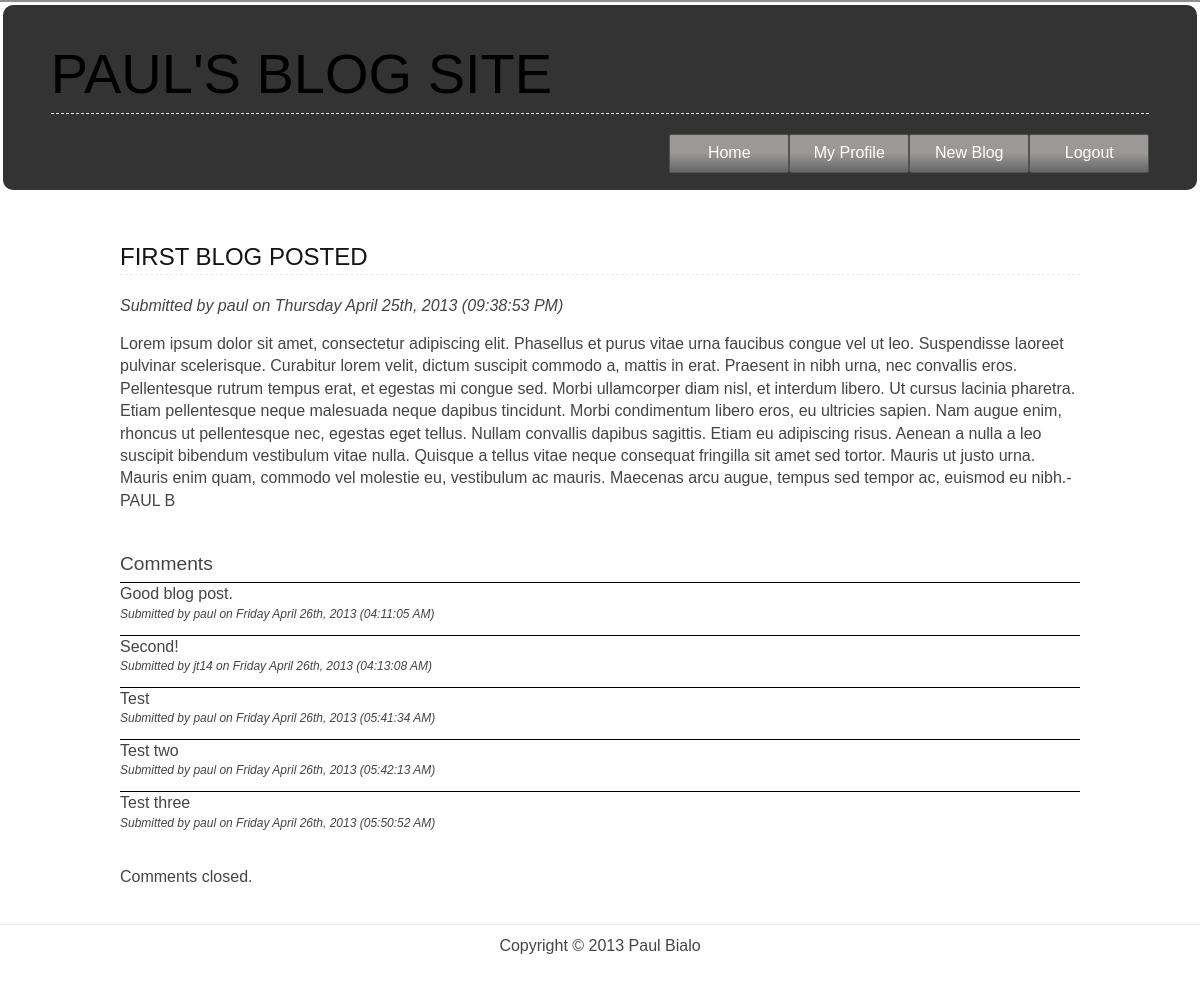
The app's page /blog.php?blog=1 (signed in) with its own data.
### tables this page shows
CREATE TABLE IF NOT EXISTS `blogs` (
  `id` int(32) NOT NULL AUTO_INCREMENT,
  `username_id` int(32) NOT NULL,
  `blog_title` varchar(255) NOT NULL,
  `blog_content` longtext NOT NULL,
  `blog_date` int(255) NOT NULL,
  `comments_allowed` tinyint(1) NOT NULL DEFAULT '1',
  PRIMARY KEY (`id`)
);

CREATE TABLE IF NOT EXISTS `users` (
  `id` int(32) NOT NULL AUTO_INCREMENT,
  `username` varchar(128) NOT NULL,
  `password` varchar(255) NOT NULL,
  `email_address` varchar(255) NOT NULL,
  PRIMARY KEY (`id`),
  UNIQUE KEY `username` (`username`)
);

CREATE TABLE IF NOT EXISTS `comments` (
  `id` int(32) NOT NULL AUTO_INCREMENT,
  `username_id` int(32) NOT NULL,
  `blog_id` int(32) NOT NULL,
  `comment` longtext NOT NULL,
  `comment_date` int(255) NOT NULL,
  PRIMARY KEY (`id`)
);

### partials/get_blog.php (called while the page is built, shortened)
<?php
	if (!empty($_POST)):
		$blog_number = $_POST['blog'];
	elseif (!empty($_GET['blog'])):
		$blog_number = $_GET['blog'];
	else:
		die;
	endif;
	$blog = get_blog($blog_number);

### functions/functions.php (called while the page is built, shortened)
<?php
require "functions/db_pdo.php";
function get_username($id) {
	global $db;
	$query = "SELECT * FROM users WHERE id = ?";
	$stmt = $db->prepare($query);
	$stmt->execute(array($id));
	$user = $stmt->fetch(PDO::FETCH_ASSOC);
	return $user['username'];
}
function get_blog($blog_id) {
	global $db;
	$query = "SELECT * FROM blogs where id = ?";
	$stmt = $db->prepare($query);
	$stmt->execute(array($blog_id));
	$blogs = $stmt->fetchAll(PDO::FETCH_ASSOC);
	return $blogs[0];
}
function get_comments($blog_id) {
	global $db;
	$query = "SELECT * FROM comments WHERE blog_id = ? ORDER BY comment_date ASC";
	$stmt = $db->prepare($query);
	$stmt->execute(array($blog_id));
	$comments = $stmt->fetchAll(PDO::FETCH_ASSOC);
	return $comments;
}
function check_comments_allowed($blog_id){
	$blog = get_blog($blog_id);
	return $blog['comments_allowed'];
}

### list_comments.php (the view)
<?php
$comments = get_comments($blog['id']);
if (empty($comments)):
	echo '<br><p>No comments posted yet!</p>';
else:
	foreach ($comments as $comment): ?>
		<div class="comment">
			<?php echo htmlentities($comment['comment']);?>
		</div>
		<div class="comment_author_date">
			Submitted by <?php echo htmlentities(get_username($comment['username_id']))?> on <?php echo date('l\ F jS\,  Y (h:i:s A)',(int)$comment['comment_date']);?> </p>
		</div>
		<?php
	endforeach;
endif;

### blog.php (shortened to what this page needs)
<?php
	include "functions/functions.php";
	include "partials/html_header.php";
	include 'partials/get_blog.php';
?>
<body>
	<?php
		include 'partials/header.php';
	?>
	<section>
		<div class="row">
			<h3><?php echo htmlentities($blog['blog_title'])?></h3>
			<div class="blog_subheading">
				<p>Submitted by <?php echo htmlentities(get_username($blog['username_id']))?> on <?php echo date('l\ F jS\,  Y (h:i:s A)',(int)$blog['blog_date']);?> </p>
			</div>
			<p><?php echo htmlentities($blog['blog_content'])?></p>
			<br>
			<h6>Comments</h6>
			<?php
				include 'list_comments.php'
			?>
			<?php
				if(check_comments_allowed($blog['id'])): ?>
					<br>
					<a href="post_comment.php?blog=<?php echo $blog['id'];?>" class="button">Post comment</a>
					<?php if(check_if_blog_author($blog['id'])): ?>
						<a href="disable_comments.php" class="button">Disable comments</a>
					<?php endif;
					else: ?>
					<br>
					<p>Comments closed.</p>
				<?php endif ?>
		</div>
	</section>
	<?php
		include 'partials/footer.php';
	?>
</body>
</html>

### css/base/boilerplate.css (style rules this page uses)
article, aside, details, figcaption, figure, footer, header, hgroup, nav, section { display: block; }

### css/base/style.css (style rules this page uses)
body,div,dl,dt,dd,ul,ol,li,h1,h2,h3,h4,h5,h6,pre,form,fieldset,input,textarea,p,blockquote,th,td { margin:0;padding:0; }
h1,h2,h3,h4,h5,h6 { font-size:100%;font-weight:normal; }
article, aside, dialog, figure, footer, header, hgroup, nav, section { display:block; zoom:1; }
html { font-size: 100%; -webkit-text-size-adjust: 100%; -ms-text-size-adjust: 100%; }
body { border-top:2px solid #8f8d8d; color: #444444; font-family: Geneva, ‘Lucida Sans’, ‘Lucida Grande’, ‘Lucida Sans Unicode’, Verdana, sans-serif; font-size: 1em; line-height: 1.4; margin: 0; }
h1,h2,h3,h4 { color: #141414; font-family: Geneva, Tahoma, Verdana, sans-serif; margin:1em 0 0.35em 0; }
h3 { font-size:1.5em; }
h6 { font-size:1.2em; }
p { margin-bottom: 1em; }
.row { height: auto; overflow: auto; }
h1,h2,h3,h4 { border-bottom: 1px dashed #EBEBEB; margin-bottom: 20px; text-transform: uppercase; }
.row { border-top: 1px solid #EBEBEB; margin: 10px 0; padding: 10px 0; }
.row:first-child { border-top: 0px solid #EBEBEB; }

### css/main.css (style rules this page uses)
.row { margin-left:10%; margin-right:10%; }
.blog_subheading { font-style: italic; }
.comment_author_date { font-style: italic; font-size: 0.75em; }
.comment { margin-top: 5px; border-top: solid black 1px; }

### records on screen
blogs: blog_title "FIRST BLOG POSTED", username.username "paul", blog_date "Thursday April 25th, 2013 (09:38:53 PM)", blog_content "Lorem ipsum dolor sit amet, consectetur adipiscing elit. Phasellus et purus vitae urna faucibus congue vel ut leo. Suspendisse laoreet pulvinar scelerisque. Curabitur lorem velit, dictum suscipit commodo a, mattis in erat. Praesent in nibh urna, nec convallis eros. Pellentesque rutrum tempus erat, et egestas mi congue sed. Morbi ullamcorper diam nisl, et interdum libero. Ut cursus lacinia pharetra. Etiam pellentesque neque malesuada neque dapibus tincidunt. Morbi condimentum libero eros, eu ultricies sapien. Nam augue enim, rhoncus ut pellentesque nec, egestas eget tellus. Nullam convallis dapibus sagittis. Etiam eu adipiscing risus. Aenean a nulla a leo suscipit bibendum vestibulum vitae…"
comments: comment "Good blog post.", username.username "paul", comment_date "Friday April 26th, 2013 (04:11:05 AM)"
comments: comment "Second!", username.username "jt14", comment_date "Friday April 26th, 2013 (04:13:08 AM)"
comments: comment "Test", username.username "paul", comment_date "Friday April 26th, 2013 (05:41:34 AM)"
comments: comment "Test two", username.username "paul", comment_date "Friday April 26th, 2013 (05:42:13 AM)"
comments: comment "Test three", username.username "paul", comment_date "Friday April 26th, 2013 (05:50:52 AM)"
